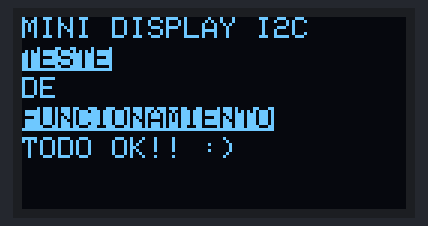
The sketch below on a simulated ESP32. Shown: 128×64 one-colour display.

Above: at 0.1 s.

The sketch:

Display.ino
```cpp
#include <Wire.h>                      // Librería para comunicación I2C
#include <Adafruit_SSD1306.h>          // Librería para controlar pantallas OLED SSD1306

// Dimensiones de pantalla OLED
#define SCREEN_WIDTH 128              // Ancho del display OLED en píxeles
#define SCREEN_HEIGHT 64              // Alto del display OLED en píxeles
#define OLED_RESET    -1              // No se utiliza el pin de reset físico

// Instancia del objeto display con las dimensiones y referencia al bus I2C
Adafruit_SSD1306 display(SCREEN_WIDTH, SCREEN_HEIGHT, &Wire, OLED_RESET);

void setup() {
  Wire.begin(5, 6);                   // Inicializa I2C con SDA en GPIO 5 y SCL en GPIO 6

  // Inicializa la pantalla con dirección I2C 0x3C y modo de alimentación con condensador interno
  display.begin(SSD1306_SWITCHCAPVCC, 0x3C);
  display.clearDisplay();            // Limpia la pantalla para comenzar desde cero

  // -------- Línea 1 --------
  display.setTextSize(1.5);          // Establece el tamaño de texto , 1.5
  display.setTextColor(WHITE);       // Color del texto: blanco
  display.setCursor(0, 0);           // Posición inicial: esquina superior izquierda
  display.println("MINI DISPLAY I2C"); // Muestra el texto

  // -------- Línea 2 --------
  display.setCursor(0, 10);          // Mueve el cursor a la segunda línea
  display.setTextColor(BLACK, WHITE); // Texto negro sobre fondo blanco (modo invertido)
  display.println("TESTE");

  // -------- Línea 3 --------
  display.setCursor(0, 20);          // Tercera línea
  display.setTextColor(WHITE);       // Texto blanco normal
  display.println("DE");

  // -------- Línea 4 --------
  display.setCursor(0, 30);          // Cuarta línea
  display.setTextColor(BLACK, WHITE); // Modo invertido
  display.println("FUNCIONAMIENTO");

  // -------- Línea 5 --------
  display.setCursor(0, 40);          // Quinta línea
  display.setTextColor(WHITE);       // Texto blanco normal
  display.println("TODO OK!! :)");

  display.display();                 // Actualiza el contenido en la pantalla física
}

void loop() {
  // Nada
}
```
